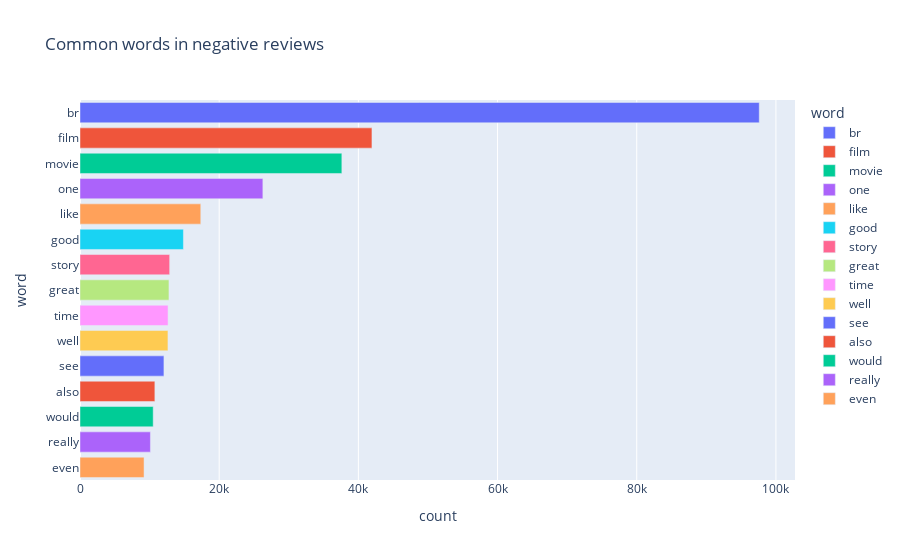

Write notebook code for a chart like this one.
### Code cell
px.bar(neg_words, x='count', y='word', title='Common words in negative reviews', color = 'word')

### Figure 1 — Plotly figure (JSON) as saved in the notebook; plotly's stock layout.template omitted (floating-point values rounded to 4 significant figures)
{"data": [{"hovertemplate": "word=%{y}<br>count=%{x}<extra></extra>", "legendgroup": "br", "marker": {"color": "#636efa", "pattern": {"shape": ""}}, "name": "br", "orientation": "h", "showlegend": true, "textposition": "auto", "type": "bar", "x": [97604], "xaxis": "x", "y": ["br"], "yaxis": "y"}, {"hovertemplate": "word=%{y}<br>count=%{x}<extra></extra>", "legendgroup": "film", "marker": {"color": "#EF553B", "pattern": {"shape": ""}}, "name": "film", "orientation": "h", "showlegend": true, "textposition": "auto", "type": "bar", "x": [41952], "xaxis": "x", "y": ["film"], "yaxis": "y"}, {"hovertemplate": "word=%{y}<br>count=%{x}<extra></extra>", "legendgroup": "movie", "marker": {"color": "#00cc96", "pattern": {"shape": ""}}, "name": "movie", "orientation": "h", "showlegend": true, "textposition": "auto", "type": "bar", "x": [37626], "xaxis": "x", "y": ["movie"], "yaxis": "y"}, {"hovertemplate": "word=%{y}<br>count=%{x}<extra></extra>", "legendgroup": "one", "marker": {"color": "#ab63fa", "pattern": {"shape": ""}}, "name": "one", "orientation": "h", "showlegend": true, "textposition": "auto", "type": "bar", "x": [26277], "xaxis": "x", "y": ["one"], "yaxis": "y"}, {"hovertemplate": "word=%{y}<br>count=%{x}<extra></extra>", "legendgroup": "like", "marker": {"color": "#FFA15A", "pattern": {"shape": ""}}, "name": "like", "orientation": "h", "showlegend": true, "textposition": "auto", "type": "bar", "x": [17356], "xaxis": "x", "y": ["like"], "yaxis": "y"}, {"hovertemplate": "word=%{y}<br>count=%{x}<extra></extra>", "legendgroup": "good", "marker": {"color": "#19d3f3", "pattern": {"shape": ""}}, "name": "good", "orientation": "h", "showlegend": true, "textposition": "auto", "type": "bar", "x": [14859], "xaxis": "x", "y": ["good"], "yaxis": "y"}, {"hovertemplate": "word=%{y}<br>count=%{x}<extra></extra>", "legendgroup": "story", "marker": {"color": "#FF6692", "pattern": {"shape": ""}}, "name": "story", "orientation": "h", "showlegend": true, "textposition": "auto", "type": "bar", "x": [12883], "xaxis": "x", "y": ["story"], "yaxis": "y"}, {"hovertemplate": "word=%{y}<br>count=%{x}<extra></extra>", "legendgroup": "great", "marker": {"color": "#B6E880", "pattern": {"shape": ""}}, "name": "great", "orientation": "h", "showlegend": true, "textposition": "auto", "type": "bar", "x": [12781], "xaxis": "x", "y": ["great"], "yaxis": "y"}, {"hovertemplate": "word=%{y}<br>count=%{x}<extra></extra>", "legendgroup": "time", "marker": {"color": "#FF97FF", "pattern": {"shape": ""}}, "name": "time", "orientation": "h", "showlegend": true, "textposition": "auto", "type": "bar", "x": [12652], "xaxis": "x", "y": ["time"], "yaxis": "y"}, {"hovertemplate": "word=%{y}<br>count=%{x}<extra></extra>", "legendgroup": "well", "marker": {"color": "#FECB52", "pattern": {"shape": ""}}, "name": "well", "orientation": "h", "showlegend": true, "textposition": "auto", "type": "bar", "x": [12638], "xaxis": "x", "y": ["well"], "yaxis": "y"}, {"hovertemplate": "word=%{y}<br>count=%{x}<extra></extra>", "legendgroup": "see", "marker": {"color": "#636efa", "pattern": {"shape": ""}}, "name": "see", "orientation": "h", "showlegend": true, "textposition": "auto", "type": "bar", "x": [12060], "xaxis": "x", "y": ["see"], "yaxis": "y"}, {"hovertemplate": "word=%{y}<br>count=%{x}<extra></extra>", "legendgroup": "also", "marker": {"color": "#EF553B", "pattern": {"shape": ""}}, "name": "also", "orientation": "h", "showlegend": true, "textposition": "auto", "type": "bar", "x": [10759], "xaxis": "x", "y": ["also"], "yaxis": "y"}, {"hovertemplate": "word=%{y}<br>count=%{x}<extra></extra>", "legendgroup": "would", "marker": {"color": "#00cc96", "pattern": {"shape": ""}}, "name": "would", "orientation": "h", "showlegend": true, "textposition": "auto", "type": "bar", "x": [10519], "xaxis": "x", "y": ["would"], "yaxis": "y"}, {"hovertemplate": "word=%{y}<br>count=%{x}<extra></extra>", "legendgroup": "really", "marker": {"color": "#ab63fa", "pattern": {"shape": ""}}, "name": "really", "orientation": "h", "showlegend": true, "textposition": "auto", "type": "bar", "x": [10119], "xaxis": "x", "y": ["really"], "yaxis": "y"}, {"hovertemplate": "word=%{y}<br>count=%{x}<extra></extra>", "legendgroup": "even", "marker": {"color": "#FFA15A", "pattern": {"shape": ""}}, "name": "even", "orientation": "h", "showlegend": true, "textposition": "auto", "type": "bar", "x": [9204], "xaxis": "x", "y": ["even"], "yaxis": "y"}], "layout": {"barmode": "relative", "legend": {"title": {"text": "word"}, "tracegroupgap": 0}, "title": {"text": "Common words in negative reviews"}, "xaxis": {"anchor": "y", "domain": [0, 1], "title": {"text": "count"}}, "yaxis": {"anchor": "x", "categoryarray": ["even", "really", "would", "also", "see", "well", "time", "great", "story", "good", "like", "one", "movie", "film", "br"], "categoryorder": "array", "domain": [0, 1], "title": {"text": "word"}}}}
